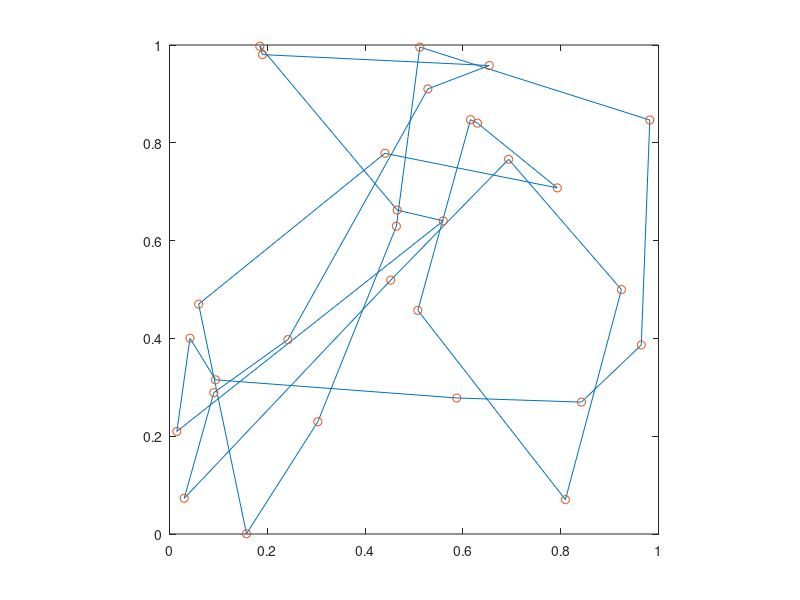
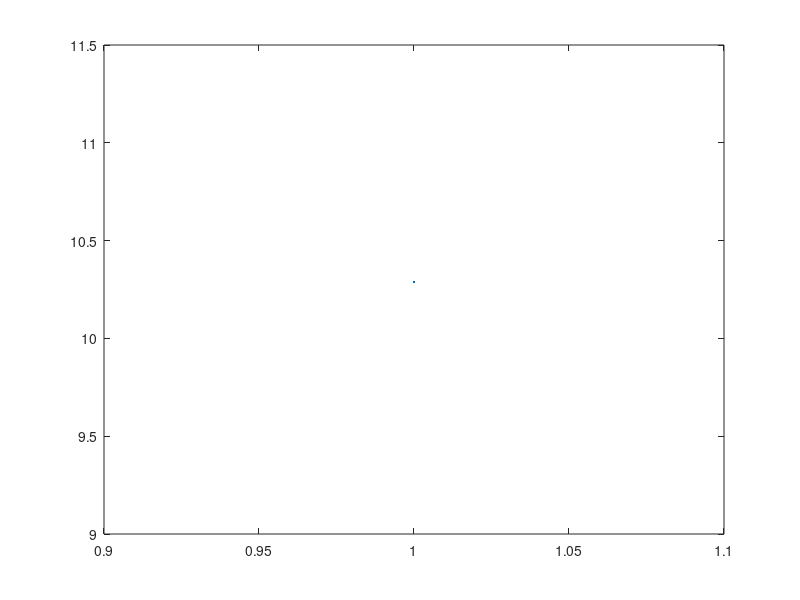

Write the MATLAB code that produced these figures, in order.
% ACO: ant colony optimization for solving the traveling salesperson problem

%Haupt & Haupt
%2003

clear
clc
rng(11) %rnd('state',11)
Ncity=30;       % number of cities on tour
Nants=Ncity;    % number of ants=number of cities

% city locations
xcity=rand(1,Ncity);ycity=rand(1,Ncity);   % cities are located at (xcity,ycity)

% distance between cities
for ic=1:Ncity
    for id=1:Ncity
        dcity(ic,id)=sqrt((xcity(ic)-xcity(id))^2+(ycity(ic)-ycity(id))^2);
    end % id
end % ic

vis=1./dcity                    % visibility equals inverse of distance
                                
phmone=.1*ones(Ncity,Ncity);    % initialized pheromones between cities
                                 
maxit= 1; %600;                      % max number of iterations

% a1=0 - closest city is selected
% be=0 - algorithm only works w/ pheromones and not distance of city
% Q - close to the lenght of the optimal tour
% rr - trail decay
a=2;b=6;rr=0.5;Q=sum(1./(1:8));dbest=9999999;e=5;

% initialize tours
for ic=1:Nants
    tour(ic,:)=randperm(Ncity);
end % ic
tour(:,Ncity+1)=tour(:,1);  % tour ends on city it starts with

for it=1:maxit
% find the city tour for each ant
% st is the current city
% nxt contains the remaining cities to be visited
    for ia=1:Nants
        for iq=2:Ncity-1
            [iq tour(ia,:)];
            st=tour(ia,iq-1); nxt=tour(ia,iq:Ncity);
            prob=((phmone(st,nxt).^a).*(vis(st,nxt).^b))
            sum((phmone(st,nxt).^a).*(vis(st,nxt).^b));
            rcity=rand;
            
            for iz=1:length(prob)
                if rcity<sum(prob(1:iz))
                    newcity=iq-1+iz;    % next city to be visited
                    break
                end    % if
            end     % iz
            
            temp=tour(ia,newcity);  % puts the new city selected next in line
            tour(ia,newcity)=tour(ia,iq);
            tour(ia,iq)=temp;
        end % iq
    end % ia
    
    % Calculate the lenght of each tour and pheromone distribution
    phtemp=zeros(Ncity,Ncity);
    for ic=1:Nants
        dist(ic,1)=0;
        for id=1:Ncity
            dist(ic,1)=dist(ic)+dcity(tour(ic,id),tour(ic,id+1));
            phtemp(tour(ic,id),tour(ic,id+1))=Q/dist(ic,1);
        end %id
    end % ic

    [dmin,ind]=min(dist);
    if dmin<dbest
        dbest=dmin;
    end % if

    % pheromone for elite path
    ph1=zeros(Ncity,Ncity);
    for id=1:Ncity
        ph1(tour(ind,id),tour(ind,id+1))=Q/dbest;
    end % id
    
    % update pheromone trails
    phmone=(1-rr)*phmone+phtemp+e*ph1;
    dd(it,:)=[dbest dmin];
    [it dmin dbest]
end % it

[tour,dist]
figure(1)
plot(xcity(tour(ind,:)),ycity(tour(ind,:)),xcity,ycity,'o')
axis square
figure(2);plot([1:maxit],dd(:,1),[1:maxit],dd(:,2),'-')